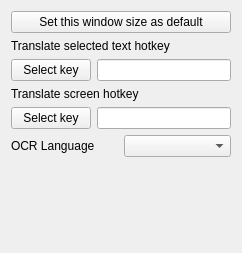
<?xml version="1.0" encoding="UTF-8"?>
<ui version="4.0">
 <class>SettingsWindow</class>
 <widget class="QWidget" name="SettingsWindow">
  <property name="geometry">
   <rect>
    <x>0</x>
    <y>0</y>
    <width>242</width>
    <height>253</height>
   </rect>
  </property>
  <property name="sizePolicy">
   <sizepolicy hsizetype="Ignored" vsizetype="Ignored">
    <horstretch>3</horstretch>
    <verstretch>3</verstretch>
   </sizepolicy>
  </property>
  <property name="minimumSize">
   <size>
    <width>0</width>
    <height>0</height>
   </size>
  </property>
  <property name="maximumSize">
   <size>
    <width>100000</width>
    <height>100000</height>
   </size>
  </property>
  <property name="focusPolicy">
   <enum>Qt::TabFocus</enum>
  </property>
  <property name="windowTitle">
   <string>Settings</string>
  </property>
  <layout class="QVBoxLayout" name="verticalLayout_2">
   <item>
    <layout class="QHBoxLayout" name="horizontalLayout_4">
     <item>
      <widget class="QPushButton" name="setWindowSize">
       <property name="maximumSize">
        <size>
         <width>16777215</width>
         <height>16777215</height>
        </size>
       </property>
       <property name="text">
        <string>Set this window size as default</string>
       </property>
      </widget>
     </item>
    </layout>
   </item>
   <item>
    <widget class="QLabel" name="label">
     <property name="text">
      <string>Translate selected text hotkey</string>
     </property>
    </widget>
   </item>
   <item>
    <layout class="QHBoxLayout" name="horizontalLayout">
     <item>
      <widget class="QPushButton" name="setKey0">
       <property name="maximumSize">
        <size>
         <width>16777215</width>
         <height>16777215</height>
        </size>
       </property>
       <property name="text">
        <string>Select key</string>
       </property>
      </widget>
     </item>
     <item>
      <widget class="QLineEdit" name="selectedKey0">
       <property name="enabled">
        <bool>true</bool>
       </property>
       <property name="sizePolicy">
        <sizepolicy hsizetype="Expanding" vsizetype="Minimum">
         <horstretch>0</horstretch>
         <verstretch>0</verstretch>
        </sizepolicy>
       </property>
       <property name="maximumSize">
        <size>
         <width>16777215</width>
         <height>16777215</height>
        </size>
       </property>
       <property name="inputMethodHints">
        <set>Qt::ImhDigitsOnly</set>
       </property>
       <property name="inputMask">
        <string/>
       </property>
       <property name="text">
        <string/>
       </property>
       <property name="readOnly">
        <bool>true</bool>
       </property>
       <property name="clearButtonEnabled">
        <bool>false</bool>
       </property>
      </widget>
     </item>
    </layout>
   </item>
   <item>
    <widget class="QWidget" name="ocrSettings" native="true">
     <layout class="QVBoxLayout" name="verticalLayout">
      <property name="leftMargin">
       <number>0</number>
      </property>
      <property name="topMargin">
       <number>0</number>
      </property>
      <property name="rightMargin">
       <number>0</number>
      </property>
      <property name="bottomMargin">
       <number>0</number>
      </property>
      <item>
       <widget class="QLabel" name="label_2">
        <property name="text">
         <string>Translate screen hotkey</string>
        </property>
       </widget>
      </item>
      <item>
       <layout class="QHBoxLayout" name="horizontalLayout_2">
        <item>
         <widget class="QPushButton" name="setKey1">
          <property name="maximumSize">
           <size>
            <width>16777215</width>
            <height>16777215</height>
           </size>
          </property>
          <property name="text">
           <string>Select key</string>
          </property>
         </widget>
        </item>
        <item>
         <widget class="QLineEdit" name="selectedKey1">
          <property name="enabled">
           <bool>true</bool>
          </property>
          <property name="maximumSize">
           <size>
            <width>16777215</width>
            <height>16777215</height>
           </size>
          </property>
          <property name="inputMethodHints">
           <set>Qt::ImhDigitsOnly</set>
          </property>
          <property name="inputMask">
           <string/>
          </property>
          <property name="text">
           <string/>
          </property>
         </widget>
        </item>
       </layout>
      </item>
      <item>
       <layout class="QHBoxLayout" name="horizontalLayout_3">
        <item>
         <widget class="QLabel" name="label_3">
          <property name="text">
           <string>OCR Language</string>
          </property>
         </widget>
        </item>
        <item>
         <widget class="QComboBox" name="langsComboBox">
          <property name="focusPolicy">
           <enum>Qt::ClickFocus</enum>
          </property>
         </widget>
        </item>
       </layout>
      </item>
     </layout>
    </widget>
   </item>
   <item>
    <spacer name="verticalSpacer">
     <property name="orientation">
      <enum>Qt::Vertical</enum>
     </property>
     <property name="sizeType">
      <enum>QSizePolicy::Expanding</enum>
     </property>
     <property name="sizeHint" stdset="0">
      <size>
       <width>50</width>
       <height>40</height>
      </size>
     </property>
    </spacer>
   </item>
  </layout>
 </widget>
 <resources/>
 <connections/>
</ui>
